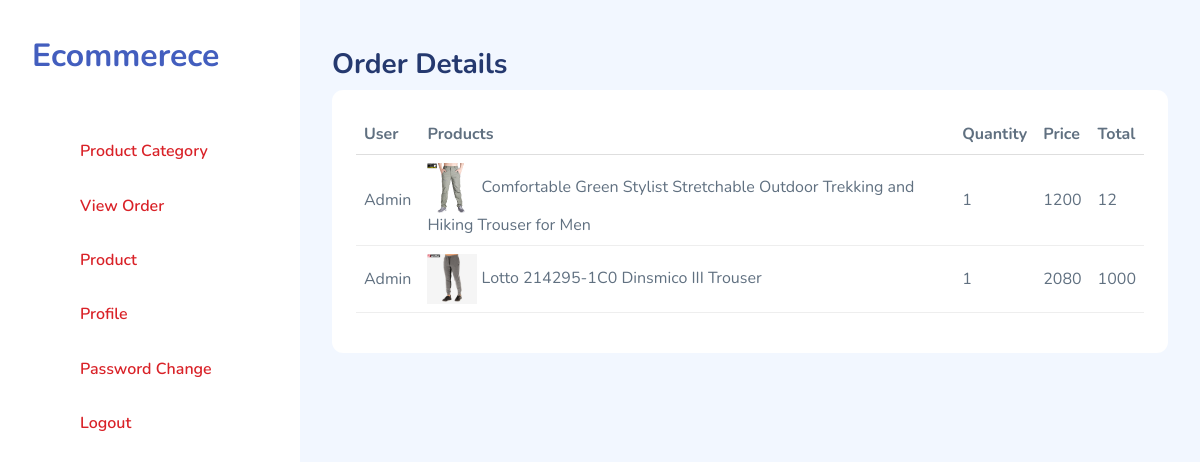
Page /dashboard/order_details_ind/79ecc9eb44e34179b026fbca0216a335 (signed in) on the committed database.
### cart/models.py (models this page shows, shortened)
class Cart(models.Model):
    product = models.ForeignKey(Product, on_delete=models.PROTECT)
    user = models.ForeignKey(MyUser, on_delete=models.PROTECT)
    quantity = models.PositiveIntegerField()
    is_bought = models.BooleanField(default=False)
    is_paid = models.BooleanField(default=False)
    payment_method = models.CharField(max_length=50, null=True, blank=True)
    order_id = models.CharField(max_length=100, null=True, blank=True)
    shipping_address = models.CharField(max_length=100, null=True, blank=True)
    price = models.PositiveIntegerField(null=True, blank=True)
    is_send = models.BooleanField(default=False)
    is_delivered = models.BooleanField(default=False)

### products/models.py (models this page shows, shortened)
class Product(models.Model):
    user=models.ForeignKey(MyUser,on_delete=models.PROTECT,null=True,blank=True)
    name = models.CharField(max_length=100)
    price = models.PositiveIntegerField()
    categories = models.ForeignKey(ProductCategories, on_delete=models.PROTECT)
    photo = models.ImageField(upload_to='products')
    desc = RichTextField()
    season = models.ForeignKey(Season, on_delete=models.SET_NULL, blank=True, null=True)
    stock = models.PositiveIntegerField()
    create_date = models.DateField(auto_now=True)
    total_click = models.PositiveIntegerField(default=0)
    discount_amt = models.PositiveIntegerField(default=0)
    is_available = models.BooleanField(default=True)

### decorator.py (the view)
        def wrap(request, *args, **kwargs):
            if request.user.is_authenticated:
                if request.user.is_admin:
                    return view_function(request, *args, **kwargs)
                else:
                    raise PermissionDenied
            else:
                return redirect('accounts:login')

### dashboard/views.py (called while the page is built)
@is_admin()
def view_order_details_ind(request, orderid):
    order_details = Cart.objects.filter(order_id=orderid)
    context = {'my_orders': order_details}
    return render(request, 'dashboard/order_detail_ind.html', context)

### decorator.py (called while the page is built)
def is_admin():
    def decorator(view_function):
        def wrap(request, *args, **kwargs):
            if request.user.is_authenticated:
                if request.user.is_admin:
                    return view_function(request, *args, **kwargs)
                else:
                    raise PermissionDenied
            else:
                return redirect('accounts:login')
        return wrap
    return decorator

### dashboard/templates/dashboard/order_detail_ind.html (shortened to what this page needs)
{% extends 'dashboard/base.html' %}
{% block pagetitle %}Order Details{% endblock %}
{% block body %}
<div class="card-body">
    <table class="table table-responsive" id="table1">
        <thead style="width: 100%;">
        <tr>
            <tr>
                <th>User</th>
                    <th>Products</th>
                    <th>Quantity</th>
                    <th>Price</th>
                    <th>Total</th>
                </tr>
        </tr>
        </thead>
        <tbody>
        {% for order in my_orders %}
                    <tr>
                        <td class="align-middle">
                            {% if not order.product.user %}
                            Admin
                            {%else%}
                            {{order.product.user}}
                            {%endif%}
                        </td>
                        <td class="align-middle"><img src="{{ order.product.photo.url }}" alt=""
                                                      style="width: 50px;">
                            {{ order.product.name }}
                        </td>
                        <td class="align-middle">{{ order.quantity }}</td>
                        <td class="align-middle">{{ order.product.price }}</td>
                        <td class="align-middle">{{ order.price }}</td>
                    </tr>
                {% endfor %}
        </tbody>
    </table>
</div>
{% endblock %}

### static/dashboard/assets/css/app.css (style rules this page uses)
.card .card-body { padding:1.5rem }
.dataTable-table td,.dataTable-table thead th,.table td,.table thead th { vertical-align:middle }
.dataTable-table:not(.table-borderless) thead th,.table:not(.table-borderless) thead th { border-bottom:1px solid #dedede!important }

### rows in the picture
Cart: shows "Admin", product.photo (picture), product.name "Comfortable Green Stylist Stretchable Outdoor Trekking and Hiking Trouser for Men", quantity "1", product.price "1200", price "12"
Cart: shows "Admin", product.photo (picture), product.name "Lotto 214295-1C0 Dinsmico III Trouser", quantity "1", product.price "2080", price "1000"
